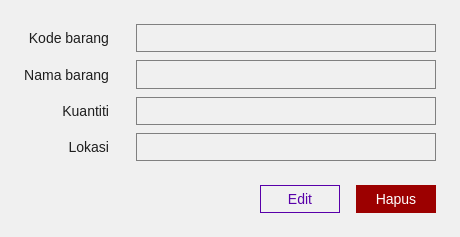
<?xml version="1.0" encoding="UTF-8"?>
<ui version="4.0">
 <class>dialog</class>
 <widget class="QDialog" name="dialog">
  <property name="geometry">
   <rect>
    <x>0</x>
    <y>0</y>
    <width>460</width>
    <height>237</height>
   </rect>
  </property>
  <property name="windowTitle">
   <string>Informasi Barang</string>
  </property>
  <property name="styleSheet">
   <string notr="true">#background {
	background-color: rgb(240, 240, 240);
}

#kode_label,
#nama_label,
#kuantiti_label,
#lokasi_label {
	color: rgb(30, 30, 30);
	font-size: 14px;
}

#kode_info,
#nama_info,
#kuantiti_info,
#lokasi_info {
	padding: 4px 8px;
	font-size: 14px;
	color: rgb(30, 30, 30);
	border: 1px solid gray;
}

#edit_btn {
	padding: 5px 0;
	font-size: 14px;
	color: rgb(88, 0, 169);
	background-color: transparent;
	border: 1px solid  rgb(88, 0, 169);
}

#edit_btn:hover {
	background-color: rgb(215, 215, 215);
}

#hapus_btn {
	padding: 5px 0;
	font-size: 14px;
	color: rgb(255, 255, 255);
	background-color: rgb(156, 0, 0);
	border: 1px solid  rgb(156, 0, 0);
}

#hapus_btn:hover {
	background-color: rgb(120, 0, 0);
}</string>
  </property>
  <layout class="QGridLayout" name="gridLayout_2">
   <property name="leftMargin">
    <number>0</number>
   </property>
   <property name="topMargin">
    <number>0</number>
   </property>
   <property name="rightMargin">
    <number>0</number>
   </property>
   <property name="bottomMargin">
    <number>0</number>
   </property>
   <property name="horizontalSpacing">
    <number>0</number>
   </property>
   <item row="1" column="0">
    <widget class="QWidget" name="background" native="true">
     <layout class="QGridLayout" name="gridLayout_3">
      <property name="leftMargin">
       <number>0</number>
      </property>
      <property name="topMargin">
       <number>0</number>
      </property>
      <property name="rightMargin">
       <number>0</number>
      </property>
      <property name="bottomMargin">
       <number>0</number>
      </property>
      <property name="spacing">
       <number>0</number>
      </property>
      <item row="0" column="0">
       <layout class="QVBoxLayout" name="layout">
        <property name="spacing">
         <number>24</number>
        </property>
        <property name="leftMargin">
         <number>24</number>
        </property>
        <property name="topMargin">
         <number>24</number>
        </property>
        <property name="rightMargin">
         <number>24</number>
        </property>
        <property name="bottomMargin">
         <number>24</number>
        </property>
        <item>
         <layout class="QGridLayout" name="gridLayout" rowstretch="0,0,0,0">
          <property name="bottomMargin">
           <number>0</number>
          </property>
          <property name="horizontalSpacing">
           <number>4</number>
          </property>
          <property name="verticalSpacing">
           <number>8</number>
          </property>
          <item row="2" column="3">
           <widget class="QLabel" name="kuantiti_info">
            <property name="sizePolicy">
             <sizepolicy hsizetype="Fixed" vsizetype="Preferred">
              <horstretch>0</horstretch>
              <verstretch>1</verstretch>
             </sizepolicy>
            </property>
            <property name="minimumSize">
             <size>
              <width>300</width>
              <height>0</height>
             </size>
            </property>
            <property name="maximumSize">
             <size>
              <width>300</width>
              <height>16777215</height>
             </size>
            </property>
            <property name="text">
             <string/>
            </property>
            <property name="alignment">
             <set>Qt::AlignLeading|Qt::AlignLeft|Qt::AlignTop</set>
            </property>
            <property name="wordWrap">
             <bool>true</bool>
            </property>
           </widget>
          </item>
          <item row="2" column="1" colspan="2">
           <spacer name="horizontalSpacer_4">
            <property name="orientation">
             <enum>Qt::Horizontal</enum>
            </property>
            <property name="sizeType">
             <enum>QSizePolicy::Expanding</enum>
            </property>
            <property name="sizeHint" stdset="0">
             <size>
              <width>8</width>
              <height>1</height>
             </size>
            </property>
           </spacer>
          </item>
          <item row="3" column="0">
           <widget class="QLabel" name="lokasi_label">
            <property name="text">
             <string>Lokasi</string>
            </property>
            <property name="alignment">
             <set>Qt::AlignRight|Qt::AlignTrailing|Qt::AlignVCenter</set>
            </property>
           </widget>
          </item>
          <item row="2" column="0">
           <widget class="QLabel" name="kuantiti_label">
            <property name="text">
             <string>Kuantiti</string>
            </property>
            <property name="alignment">
             <set>Qt::AlignRight|Qt::AlignTrailing|Qt::AlignVCenter</set>
            </property>
           </widget>
          </item>
          <item row="1" column="1" colspan="2">
           <spacer name="horizontalSpacer">
            <property name="orientation">
             <enum>Qt::Horizontal</enum>
            </property>
            <property name="sizeType">
             <enum>QSizePolicy::Expanding</enum>
            </property>
            <property name="sizeHint" stdset="0">
             <size>
              <width>8</width>
              <height>1</height>
             </size>
            </property>
           </spacer>
          </item>
          <item row="0" column="3">
           <widget class="QLabel" name="kode_info">
            <property name="sizePolicy">
             <sizepolicy hsizetype="Fixed" vsizetype="Preferred">
              <horstretch>0</horstretch>
              <verstretch>1</verstretch>
             </sizepolicy>
            </property>
            <property name="minimumSize">
             <size>
              <width>300</width>
              <height>0</height>
             </size>
            </property>
            <property name="maximumSize">
             <size>
              <width>300</width>
              <height>16777215</height>
             </size>
            </property>
            <property name="text">
             <string/>
            </property>
            <property name="alignment">
             <set>Qt::AlignLeading|Qt::AlignLeft|Qt::AlignTop</set>
            </property>
            <property name="wordWrap">
             <bool>true</bool>
            </property>
           </widget>
          </item>
          <item row="1" column="0">
           <widget class="QLabel" name="nama_label">
            <property name="text">
             <string>Nama barang</string>
            </property>
            <property name="alignment">
             <set>Qt::AlignRight|Qt::AlignTrailing|Qt::AlignVCenter</set>
            </property>
           </widget>
          </item>
          <item row="3" column="3">
           <widget class="QLabel" name="lokasi_info">
            <property name="sizePolicy">
             <sizepolicy hsizetype="Fixed" vsizetype="Preferred">
              <horstretch>0</horstretch>
              <verstretch>1</verstretch>
             </sizepolicy>
            </property>
            <property name="minimumSize">
             <size>
              <width>300</width>
              <height>0</height>
             </size>
            </property>
            <property name="maximumSize">
             <size>
              <width>300</width>
              <height>16777215</height>
             </size>
            </property>
            <property name="text">
             <string/>
            </property>
            <property name="alignment">
             <set>Qt::AlignLeading|Qt::AlignLeft|Qt::AlignTop</set>
            </property>
            <property name="wordWrap">
             <bool>true</bool>
            </property>
           </widget>
          </item>
          <item row="0" column="0">
           <widget class="QLabel" name="kode_label">
            <property name="text">
             <string>Kode barang</string>
            </property>
            <property name="alignment">
             <set>Qt::AlignRight|Qt::AlignTrailing|Qt::AlignVCenter</set>
            </property>
           </widget>
          </item>
          <item row="0" column="1" colspan="2">
           <spacer name="horizontalSpacer_2">
            <property name="orientation">
             <enum>Qt::Horizontal</enum>
            </property>
            <property name="sizeType">
             <enum>QSizePolicy::Expanding</enum>
            </property>
            <property name="sizeHint" stdset="0">
             <size>
              <width>8</width>
              <height>1</height>
             </size>
            </property>
           </spacer>
          </item>
          <item row="1" column="3">
           <widget class="QLabel" name="nama_info">
            <property name="sizePolicy">
             <sizepolicy hsizetype="Fixed" vsizetype="Preferred">
              <horstretch>0</horstretch>
              <verstretch>1</verstretch>
             </sizepolicy>
            </property>
            <property name="minimumSize">
             <size>
              <width>300</width>
              <height>0</height>
             </size>
            </property>
            <property name="maximumSize">
             <size>
              <width>300</width>
              <height>16777215</height>
             </size>
            </property>
            <property name="text">
             <string/>
            </property>
            <property name="alignment">
             <set>Qt::AlignLeading|Qt::AlignLeft|Qt::AlignTop</set>
            </property>
            <property name="wordWrap">
             <bool>true</bool>
            </property>
           </widget>
          </item>
          <item row="3" column="1" colspan="2">
           <spacer name="horizontalSpacer_5">
            <property name="orientation">
             <enum>Qt::Horizontal</enum>
            </property>
            <property name="sizeType">
             <enum>QSizePolicy::Expanding</enum>
            </property>
            <property name="sizeHint" stdset="0">
             <size>
              <width>8</width>
              <height>1</height>
             </size>
            </property>
           </spacer>
          </item>
         </layout>
        </item>
        <item>
         <layout class="QHBoxLayout" name="horizontalLayout_2">
          <property name="spacing">
           <number>16</number>
          </property>
          <item>
           <spacer name="horizontalSpacer_3">
            <property name="orientation">
             <enum>Qt::Horizontal</enum>
            </property>
            <property name="sizeHint" stdset="0">
             <size>
              <width>40</width>
              <height>20</height>
             </size>
            </property>
           </spacer>
          </item>
          <item>
           <widget class="QPushButton" name="edit_btn">
            <property name="minimumSize">
             <size>
              <width>80</width>
              <height>0</height>
             </size>
            </property>
            <property name="maximumSize">
             <size>
              <width>80</width>
              <height>16777215</height>
             </size>
            </property>
            <property name="cursor">
             <cursorShape>PointingHandCursor</cursorShape>
            </property>
            <property name="text">
             <string>Edit</string>
            </property>
           </widget>
          </item>
          <item>
           <widget class="QPushButton" name="hapus_btn">
            <property name="minimumSize">
             <size>
              <width>80</width>
              <height>0</height>
             </size>
            </property>
            <property name="maximumSize">
             <size>
              <width>80</width>
              <height>16777215</height>
             </size>
            </property>
            <property name="cursor">
             <cursorShape>PointingHandCursor</cursorShape>
            </property>
            <property name="text">
             <string>Hapus</string>
            </property>
           </widget>
          </item>
         </layout>
        </item>
       </layout>
      </item>
     </layout>
    </widget>
   </item>
  </layout>
 </widget>
 <resources/>
 <connections/>
</ui>
